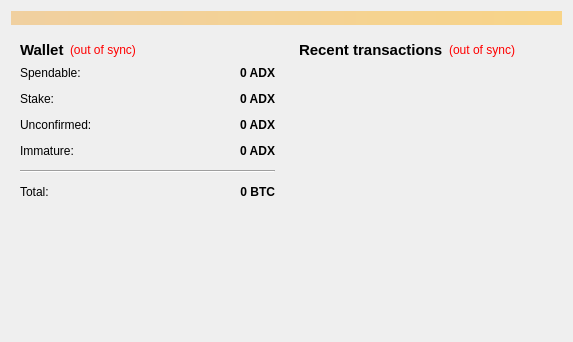
<?xml version="1.0" encoding="UTF-8"?>
<ui version="4.0">
 <class>OverviewPage</class>
 <widget class="QWidget" name="OverviewPage">
  <property name="geometry">
   <rect>
    <x>0</x>
    <y>0</y>
    <width>573</width>
    <height>342</height>
   </rect>
  </property>
  <property name="windowTitle">
   <string>Form</string>
  </property>
  <layout class="QVBoxLayout" name="topLayout">
   <item>
    <widget class="QLabel" name="labelAlerts">
     <property name="visible">
      <bool>false</bool>
     </property>
     <property name="styleSheet">
      <string notr="true">background-color: qlineargradient(x1: 0, y1: 0, x2: 1, y2: 0, stop:0 #F0D0A0, stop:1 #F8D488);  color:#000000
</string>
     </property>
     <property name="wordWrap">
      <bool>true</bool>
     </property>
     <property name="margin">
      <number>3</number>
     </property>
    </widget>
   </item>
   <item>
    <layout class="QHBoxLayout" name="horizontalLayout" stretch="1,1">
     <item>
      <layout class="QVBoxLayout" name="verticalLayout_2">
       <item>
        <widget class="QWidget" name="widget" native="true">
         <layout class="QVBoxLayout" name="verticalLayout_4">
          <item>
           <layout class="QHBoxLayout" name="horizontalLayout_4">
            <item>
             <widget class="QLabel" name="label_5">
              <property name="font">
               <font>
                <pointsize>11</pointsize>
                <weight>75</weight>
                <bold>true</bold>
               </font>
              </property>
              <property name="text">
               <string>Wallet</string>
              </property>
             </widget>
            </item>
            <item>
             <widget class="QLabel" name="labelWalletStatus">
              <property name="toolTip">
               <string>The displayed information may be out of date. Your wallet automatically synchronizes with the iadixcoin network after a connection is established, but this process has not completed yet.</string>
              </property>
              <property name="styleSheet">
               <string notr="true">QLabel { color: red; }</string>
              </property>
              <property name="text">
               <string notr="true">(out of sync)</string>
              </property>
              <property name="alignment">
               <set>Qt::AlignLeading|Qt::AlignLeft|Qt::AlignVCenter</set>
              </property>
             </widget>
            </item>
            <item>
             <spacer name="horizontalSpacer_2">
              <property name="orientation">
               <enum>Qt::Horizontal</enum>
              </property>
              <property name="sizeHint" stdset="0">
               <size>
                <width>40</width>
                <height>20</height>
               </size>
              </property>
             </spacer>
            </item>
           </layout>
          </item>
          <item>
           <layout class="QFormLayout" name="formLayout_2">
            <property name="fieldGrowthPolicy">
             <enum>QFormLayout::AllNonFixedFieldsGrow</enum>
            </property>
            <property name="horizontalSpacing">
             <number>12</number>
            </property>
            <property name="verticalSpacing">
             <number>12</number>
            </property>
            <item row="0" column="0">
             <widget class="QLabel" name="label">
              <property name="text">
               <string>Spendable:</string>
              </property>
             </widget>
            </item>
            <item row="0" column="1">
             <widget class="QLabel" name="labelBalance">
              <property name="font">
               <font>
                <weight>75</weight>
                <bold>true</bold>
               </font>
              </property>
              <property name="cursor">
               <cursorShape>IBeamCursor</cursorShape>
              </property>
              <property name="toolTip">
               <string>Your current spendable balance</string>
              </property>
              <property name="text">
               <string notr="true">0 ADX</string>
              </property>
              <property name="alignment">
               <set>Qt::AlignRight|Qt::AlignTrailing|Qt::AlignVCenter</set>
              </property>
              <property name="textInteractionFlags">
               <set>Qt::LinksAccessibleByMouse|Qt::TextSelectableByKeyboard|Qt::TextSelectableByMouse</set>
              </property>
             </widget>
            </item>
            <item row="1" column="0">
             <widget class="QLabel" name="label_6">
              <property name="text">
               <string>Stake:</string>
              </property>
             </widget>
            </item>
            <item row="1" column="1">
             <widget class="QLabel" name="labelStake">
              <property name="font">
               <font>
                <weight>75</weight>
                <bold>true</bold>
               </font>
              </property>
              <property name="cursor">
               <cursorShape>IBeamCursor</cursorShape>
              </property>
              <property name="toolTip">
               <string>Total of coins that was staked, and do not yet count toward the current balance</string>
              </property>
              <property name="text">
               <string notr="true">0 ADX</string>
              </property>
              <property name="alignment">
               <set>Qt::AlignRight|Qt::AlignTrailing|Qt::AlignVCenter</set>
              </property>
              <property name="textInteractionFlags">
               <set>Qt::LinksAccessibleByMouse|Qt::TextSelectableByKeyboard|Qt::TextSelectableByMouse</set>
              </property>
             </widget>
            </item>
            <item row="2" column="0">
             <widget class="QLabel" name="label_3">
              <property name="text">
               <string>Unconfirmed:</string>
              </property>
             </widget>
            </item>
            <item row="2" column="1">
             <widget class="QLabel" name="labelUnconfirmed">
              <property name="font">
               <font>
                <weight>75</weight>
                <bold>true</bold>
               </font>
              </property>
              <property name="cursor">
               <cursorShape>IBeamCursor</cursorShape>
              </property>
              <property name="toolTip">
               <string>Total of transactions that have yet to be confirmed, and do not yet count toward the current balance</string>
              </property>
              <property name="text">
               <string notr="true">0 ADX</string>
              </property>
              <property name="alignment">
               <set>Qt::AlignRight|Qt::AlignTrailing|Qt::AlignVCenter</set>
              </property>
              <property name="textInteractionFlags">
               <set>Qt::LinksAccessibleByMouse|Qt::TextSelectableByKeyboard|Qt::TextSelectableByMouse</set>
              </property>
             </widget>
            </item>
            <item row="3" column="0">
             <widget class="QLabel" name="labelImmatureText">
              <property name="text">
               <string>Immature:</string>
              </property>
             </widget>
            </item>
            <item row="3" column="1">
             <widget class="QLabel" name="labelImmature">
              <property name="font">
               <font>
                <weight>75</weight>
                <bold>true</bold>
               </font>
              </property>
              <property name="toolTip">
               <string>Mined balance that has not yet matured</string>
              </property>
              <property name="text">
               <string notr="true">0 ADX</string>
              </property>
              <property name="alignment">
               <set>Qt::AlignRight|Qt::AlignTrailing|Qt::AlignVCenter</set>
              </property>
              <property name="textInteractionFlags">
               <set>Qt::LinksAccessibleByMouse|Qt::TextSelectableByKeyboard|Qt::TextSelectableByMouse</set>
              </property>
             </widget>
            </item>
            <item row="4" column="0" colspan="2">
             <widget class="Line" name="line">
              <property name="orientation">
               <enum>Qt::Horizontal</enum>
              </property>
             </widget>
            </item>
            <item row="5" column="0">
             <widget class="QLabel" name="labelTotalText">
              <property name="text">
               <string>Total:</string>
              </property>
             </widget>
            </item>
            <item row="5" column="1">
             <widget class="QLabel" name="labelTotal">
              <property name="font">
               <font>
                <weight>75</weight>
                <bold>true</bold>
               </font>
              </property>
              <property name="cursor">
               <cursorShape>IBeamCursor</cursorShape>
              </property>
              <property name="toolTip">
               <string>Your current total balance</string>
              </property>
              <property name="text">
               <string notr="true">0 BTC</string>
              </property>
              <property name="alignment">
               <set>Qt::AlignRight|Qt::AlignTrailing|Qt::AlignVCenter</set>
              </property>
              <property name="textInteractionFlags">
               <set>Qt::LinksAccessibleByMouse|Qt::TextSelectableByKeyboard|Qt::TextSelectableByMouse</set>
              </property>
             </widget>
            </item>
           </layout>
          </item>
         </layout>
        </widget>
       </item>
       <item>
        <spacer name="verticalSpacer">
         <property name="orientation">
          <enum>Qt::Vertical</enum>
         </property>
         <property name="sizeHint" stdset="0">
          <size>
           <width>20</width>
           <height>40</height>
          </size>
         </property>
        </spacer>
       </item>
      </layout>
     </item>
     <item>
      <layout class="QVBoxLayout" name="verticalLayout_3">
       <item>
        <widget class="QWidget" name="widget_2" native="true">
         <layout class="QVBoxLayout" name="verticalLayout">
          <item>
           <layout class="QHBoxLayout" name="horizontalLayout_2">
            <item>
             <widget class="QLabel" name="label_4">
              <property name="font">
               <font>
                <pointsize>11</pointsize>
                <weight>75</weight>
                <bold>true</bold>
               </font>
              </property>
              <property name="text">
               <string>&lt;b&gt;Recent transactions&lt;/b&gt;</string>
              </property>
             </widget>
            </item>
            <item>
             <widget class="QLabel" name="labelTransactionsStatus">
              <property name="toolTip">
               <string>The displayed information may be out of date. Your wallet automatically synchronizes with the iadixcoin network after a connection is established, but this process has not completed yet.</string>
              </property>
              <property name="styleSheet">
               <string notr="true">QLabel { color: red; }</string>
              </property>
              <property name="text">
               <string notr="true">(out of sync)</string>
              </property>
              <property name="alignment">
               <set>Qt::AlignRight|Qt::AlignTrailing|Qt::AlignVCenter</set>
              </property>
             </widget>
            </item>
            <item>
             <spacer name="horizontalSpacer">
              <property name="orientation">
               <enum>Qt::Horizontal</enum>
              </property>
              <property name="sizeHint" stdset="0">
               <size>
                <width>40</width>
                <height>20</height>
               </size>
              </property>
             </spacer>
            </item>
           </layout>
          </item>
          <item>
           <widget class="QListView" name="listTransactions">
            <property name="styleSheet">
             <string notr="true">QListView { background: transparent; }</string>
            </property>
            <property name="frameShape">
             <enum>QFrame::NoFrame</enum>
            </property>
            <property name="verticalScrollBarPolicy">
             <enum>Qt::ScrollBarAlwaysOff</enum>
            </property>
            <property name="horizontalScrollBarPolicy">
             <enum>Qt::ScrollBarAlwaysOff</enum>
            </property>
            <property name="selectionMode">
             <enum>QAbstractItemView::NoSelection</enum>
            </property>
           </widget>
          </item>
         </layout>
        </widget>
       </item>
      </layout>
     </item>
    </layout>
   </item>
  </layout>
 </widget>
 <resources/>
 <connections/>
</ui>
